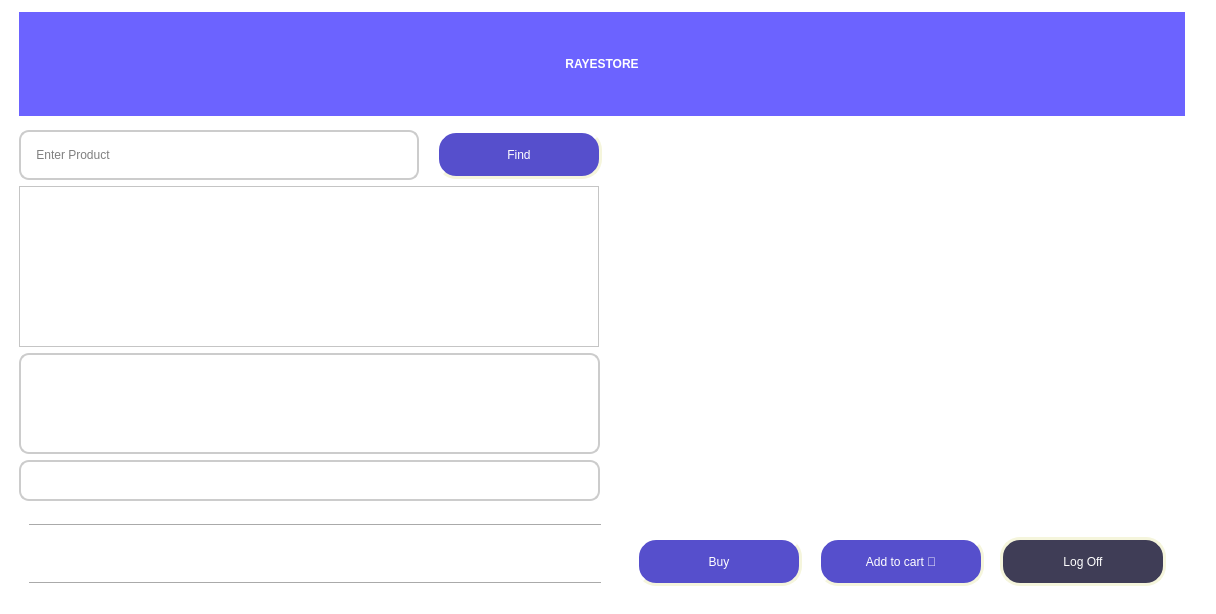
<?xml version="1.0" encoding="UTF-8"?>
<ui version="4.0">
 <class>StoreWindow</class>
 <widget class="QMainWindow" name="StoreWindow">
  <property name="geometry">
   <rect>
    <x>0</x>
    <y>0</y>
    <width>1216</width>
    <height>614</height>
   </rect>
  </property>
  <property name="windowTitle">
   <string>MainWindow</string>
  </property>
  <property name="autoFillBackground">
   <bool>false</bool>
  </property>
  <property name="styleSheet">
   <string notr="true">background-color:white;</string>
  </property>
  <property name="tabShape">
   <enum>QTabWidget::Rounded</enum>
  </property>
  <widget class="QWidget" name="centralwidget">
   <layout class="QGridLayout" name="gridLayout_2">
    <item row="0" column="0">
     <layout class="QHBoxLayout" name="horizontalLayout_6">
      <item>
       <spacer name="horizontalSpacer_2">
        <property name="orientation">
         <enum>Qt::Horizontal</enum>
        </property>
        <property name="sizeHint" stdset="0">
         <size>
          <width>40</width>
          <height>20</height>
         </size>
        </property>
       </spacer>
      </item>
      <item>
       <layout class="QVBoxLayout" name="verticalLayout_6">
        <item>
         <widget class="QLabel" name="sign_in_title">
          <property name="minimumSize">
           <size>
            <width>1166</width>
            <height>104</height>
           </size>
          </property>
          <property name="maximumSize">
           <size>
            <width>1166</width>
            <height>104</height>
           </size>
          </property>
          <property name="styleSheet">
           <string notr="true">QLabel {
	background-color:#6c63ff;
	font: 22pt &quot;Eras Medium ITC&quot;;
	color:white;

	}
</string>
          </property>
          <property name="text">
           <string>&lt;html&gt;&lt;head/&gt;&lt;body&gt;&lt;p align=&quot;center&quot;&gt;&lt;span style=&quot; font-weight:600;&quot;&gt;RAYESTORE&lt;/span&gt;&lt;/p&gt;&lt;/body&gt;&lt;/html&gt;</string>
          </property>
          <property name="margin">
           <number>29</number>
          </property>
         </widget>
        </item>
        <item>
         <layout class="QHBoxLayout" name="horizontalLayout_4">
          <item>
           <layout class="QVBoxLayout" name="verticalLayout_4">
            <item>
             <layout class="QVBoxLayout" name="verticalLayout">
              <item>
               <layout class="QHBoxLayout" name="horizontalLayout">
                <item>
                 <widget class="QLineEdit" name="input_product">
                  <property name="minimumSize">
                   <size>
                    <width>400</width>
                    <height>50</height>
                   </size>
                  </property>
                  <property name="maximumSize">
                   <size>
                    <width>400</width>
                    <height>50</height>
                   </size>
                  </property>
                  <property name="styleSheet">
                   <string notr="true">QLineEdit {
	padding-left:10px;
	background-color:white;
	font: 9pt &quot;Eras Medium ITC&quot;;
	color:2f2e41;
	border-style: solid;
	border-width: 2px;
	border-radius: 10px;
	border-color:#cccccc;

	}

QLineEdit:focus {
	border-color:#2f2e41;
    border-style:solid;
}</string>
                  </property>
                  <property name="text">
                   <string/>
                  </property>
                  <property name="frame">
                   <bool>true</bool>
                  </property>
                  <property name="cursorPosition">
                   <number>0</number>
                  </property>
                  <property name="placeholderText">
                   <string> Enter Product</string>
                  </property>
                  <property name="cursorMoveStyle">
                   <enum>Qt::LogicalMoveStyle</enum>
                  </property>
                 </widget>
                </item>
                <item>
                 <spacer name="horizontalSpacer_3">
                  <property name="orientation">
                   <enum>Qt::Horizontal</enum>
                  </property>
                  <property name="sizeHint" stdset="0">
                   <size>
                    <width>40</width>
                    <height>20</height>
                   </size>
                  </property>
                 </spacer>
                </item>
                <item>
                 <widget class="QPushButton" name="find">
                  <property name="sizePolicy">
                   <sizepolicy hsizetype="Minimum" vsizetype="Minimum">
                    <horstretch>0</horstretch>
                    <verstretch>0</verstretch>
                   </sizepolicy>
                  </property>
                  <property name="minimumSize">
                   <size>
                    <width>166</width>
                    <height>49</height>
                   </size>
                  </property>
                  <property name="maximumSize">
                   <size>
                    <width>166</width>
                    <height>49</height>
                   </size>
                  </property>
                  <property name="styleSheet">
                   <string notr="true">QPushButton {
	background-color:#564fcc;
	font: 10pt &quot;Eras Medium ITC&quot;;
	color:white;
	border-style: outset;
	border-width: 3px;
	border-radius: 20px;
	border-color: beige;

	}

QPushButton:hover {
	background-color:#f2f2f2;
	color:#6c63ff;
	border-color:#6c63ff;
    border-style:outset;
	font-weight:bold;
}</string>
                  </property>
                  <property name="text">
                   <string>Find</string>
                  </property>
                  <property name="autoDefault">
                   <bool>false</bool>
                  </property>
                  <property name="default">
                   <bool>false</bool>
                  </property>
                  <property name="flat">
                   <bool>false</bool>
                  </property>
                 </widget>
                </item>
               </layout>
              </item>
              <item>
               <widget class="QListWidget" name="product_list_widget">
                <property name="minimumSize">
                 <size>
                  <width>580</width>
                  <height>161</height>
                 </size>
                </property>
                <property name="maximumSize">
                 <size>
                  <width>580</width>
                  <height>161</height>
                 </size>
                </property>
                <property name="styleSheet">
                 <string notr="true">#listWidget {
	padding-left:10px;
	background-color:white;
	font: 9pt &quot;Eras Medium ITC&quot;;
	color:2f2e41;
	border-style: solid;
	border-width: 2px;
	border-radius: 10px;
	border-color:#cccccc;

	}</string>
                </property>
               </widget>
              </item>
              <item>
               <widget class="QTextBrowser" name="descreption_output">
                <property name="minimumSize">
                 <size>
                  <width>581</width>
                  <height>101</height>
                 </size>
                </property>
                <property name="maximumSize">
                 <size>
                  <width>581</width>
                  <height>101</height>
                 </size>
                </property>
                <property name="styleSheet">
                 <string notr="true">
	padding-left:10px;
	background-color:white;
	font: 10pt &quot;Eras Medium ITC&quot;;
	color:2f2e41;
	border-style: solid;
	border-width: 2px;
	border-radius: 10px;
	border-color:#cccccc;
</string>
                </property>
                <property name="html">
                 <string>&lt;!DOCTYPE HTML PUBLIC &quot;-//W3C//DTD HTML 4.0//EN&quot; &quot;http://www.w3.org/TR/REC-html40/strict.dtd&quot;&gt;
&lt;html&gt;&lt;head&gt;&lt;meta name=&quot;qrichtext&quot; content=&quot;1&quot; /&gt;&lt;style type=&quot;text/css&quot;&gt;
p, li { white-space: pre-wrap; }
&lt;/style&gt;&lt;/head&gt;&lt;body style=&quot; font-family:'Eras Medium ITC'; font-size:10pt; font-weight:400; font-style:normal;&quot;&gt;
&lt;p style=&quot;-qt-paragraph-type:empty; margin-top:0px; margin-bottom:0px; margin-left:0px; margin-right:0px; -qt-block-indent:0; text-indent:0px;&quot;&gt;&lt;br /&gt;&lt;/p&gt;&lt;/body&gt;&lt;/html&gt;</string>
                </property>
               </widget>
              </item>
              <item>
               <widget class="QTextBrowser" name="price_output">
                <property name="sizePolicy">
                 <sizepolicy hsizetype="Expanding" vsizetype="Expanding">
                  <horstretch>0</horstretch>
                  <verstretch>0</verstretch>
                 </sizepolicy>
                </property>
                <property name="minimumSize">
                 <size>
                  <width>581</width>
                  <height>41</height>
                 </size>
                </property>
                <property name="maximumSize">
                 <size>
                  <width>581</width>
                  <height>41</height>
                 </size>
                </property>
                <property name="autoFillBackground">
                 <bool>false</bool>
                </property>
                <property name="styleSheet">
                 <string notr="true">
	padding-left:10px;
	background-color:white;
	font: 14pt &quot;Eras Medium ITC&quot;;
	color:2f2e41;
	border-style: solid;
	border-width: 2px;
	border-radius: 10px;
	border-color:#cccccc;
</string>
                </property>
                <property name="frameShape">
                 <enum>QFrame::NoFrame</enum>
                </property>
                <property name="lineWidth">
                 <number>1</number>
                </property>
                <property name="verticalScrollBarPolicy">
                 <enum>Qt::ScrollBarAlwaysOff</enum>
                </property>
                <property name="horizontalScrollBarPolicy">
                 <enum>Qt::ScrollBarAlwaysOff</enum>
                </property>
                <property name="autoFormatting">
                 <set>QTextEdit::AutoNone</set>
                </property>
                <property name="undoRedoEnabled">
                 <bool>false</bool>
                </property>
                <property name="lineWrapMode">
                 <enum>QTextEdit::NoWrap</enum>
                </property>
                <property name="lineWrapColumnOrWidth">
                 <number>0</number>
                </property>
                <property name="html">
                 <string>&lt;!DOCTYPE HTML PUBLIC &quot;-//W3C//DTD HTML 4.0//EN&quot; &quot;http://www.w3.org/TR/REC-html40/strict.dtd&quot;&gt;
&lt;html&gt;&lt;head&gt;&lt;meta name=&quot;qrichtext&quot; content=&quot;1&quot; /&gt;&lt;style type=&quot;text/css&quot;&gt;
p, li { white-space: pre-wrap; }
&lt;/style&gt;&lt;/head&gt;&lt;body style=&quot; font-family:'Eras Medium ITC'; font-size:14pt; font-weight:400; font-style:normal;&quot;&gt;
&lt;p align=&quot;center&quot; style=&quot;-qt-paragraph-type:empty; margin-top:12px; margin-bottom:12px; margin-left:0px; margin-right:0px; -qt-block-indent:0; text-indent:0px;&quot;&gt;&lt;br /&gt;&lt;/p&gt;&lt;/body&gt;&lt;/html&gt;</string>
                </property>
                <property name="cursorWidth">
                 <number>1</number>
                </property>
               </widget>
              </item>
             </layout>
            </item>
            <item>
             <layout class="QHBoxLayout" name="horizontalLayout_3">
              <item>
               <widget class="QWidget" name="verticalWidget_2" native="true">
                <property name="minimumSize">
                 <size>
                  <width>581</width>
                  <height>79</height>
                 </size>
                </property>
                <property name="maximumSize">
                 <size>
                  <width>581</width>
                  <height>79</height>
                 </size>
                </property>
                <layout class="QVBoxLayout" name="verticalLayout_3">
                 <item>
                  <widget class="Line" name="line">
                   <property name="minimumSize">
                    <size>
                     <width>579</width>
                     <height>3</height>
                    </size>
                   </property>
                   <property name="maximumSize">
                    <size>
                     <width>579</width>
                     <height>3</height>
                    </size>
                   </property>
                   <property name="orientation">
                    <enum>Qt::Horizontal</enum>
                   </property>
                  </widget>
                 </item>
                 <item>
                  <widget class="QLabel" name="output_message">
                   <property name="minimumSize">
                    <size>
                     <width>581</width>
                     <height>51</height>
                    </size>
                   </property>
                   <property name="maximumSize">
                    <size>
                     <width>581</width>
                     <height>51</height>
                    </size>
                   </property>
                   <property name="styleSheet">
                    <string notr="true">
	font: 10pt &quot;Eras Medium ITC&quot;;</string>
                   </property>
                   <property name="text">
                    <string>&lt;html&gt;&lt;head/&gt;&lt;body&gt;&lt;p align=&quot;center&quot;&gt;&lt;br/&gt;&lt;/p&gt;&lt;/body&gt;&lt;/html&gt;</string>
                   </property>
                   <property name="textFormat">
                    <enum>Qt::RichText</enum>
                   </property>
                   <property name="alignment">
                    <set>Qt::AlignCenter</set>
                   </property>
                   <property name="wordWrap">
                    <bool>false</bool>
                   </property>
                  </widget>
                 </item>
                 <item>
                  <widget class="Line" name="line_2">
                   <property name="minimumSize">
                    <size>
                     <width>579</width>
                     <height>3</height>
                    </size>
                   </property>
                   <property name="maximumSize">
                    <size>
                     <width>579</width>
                     <height>3</height>
                    </size>
                   </property>
                   <property name="orientation">
                    <enum>Qt::Horizontal</enum>
                   </property>
                  </widget>
                 </item>
                </layout>
               </widget>
              </item>
             </layout>
            </item>
           </layout>
          </item>
          <item>
           <widget class="QWidget" name="verticalWidget_3" native="true">
            <layout class="QVBoxLayout" name="verticalLayout_5">
             <item>
              <widget class="QLabel" name="label">
               <property name="minimumSize">
                <size>
                 <width>571</width>
                 <height>391</height>
                </size>
               </property>
               <property name="maximumSize">
                <size>
                 <width>571</width>
                 <height>391</height>
                </size>
               </property>
               <property name="text">
                <string/>
               </property>
               <property name="pixmap">
                <pixmap resource="qrc_main.qrc">:/store/undraw_Shopping_re_hdd9.png</pixmap>
               </property>
               <property name="scaledContents">
                <bool>true</bool>
               </property>
              </widget>
             </item>
             <item>
              <widget class="QWidget" name="horizontalWidget_2" native="true">
               <property name="minimumSize">
                <size>
                 <width>571</width>
                 <height>65</height>
                </size>
               </property>
               <property name="maximumSize">
                <size>
                 <width>571</width>
                 <height>65</height>
                </size>
               </property>
               <layout class="QHBoxLayout" name="horizontalLayout_2">
                <item>
                 <widget class="QPushButton" name="buy">
                  <property name="sizePolicy">
                   <sizepolicy hsizetype="Preferred" vsizetype="Preferred">
                    <horstretch>0</horstretch>
                    <verstretch>0</verstretch>
                   </sizepolicy>
                  </property>
                  <property name="minimumSize">
                   <size>
                    <width>166</width>
                    <height>49</height>
                   </size>
                  </property>
                  <property name="maximumSize">
                   <size>
                    <width>166</width>
                    <height>49</height>
                   </size>
                  </property>
                  <property name="toolTip">
                   <string/>
                  </property>
                  <property name="autoFillBackground">
                   <bool>false</bool>
                  </property>
                  <property name="styleSheet">
                   <string notr="true">QPushButton {
	background-color:#564fcc;
	font: 10pt &quot;Eras Medium ITC&quot;;
	color:white;
	border-style: outset;
	border-width: 3px;
	border-radius: 20px;
	border-color: beige;

	}

QPushButton:hover {
	background-color:#f2f2f2;
	color:#6c63ff;
	border-color:#6c63ff;
    border-style:outset;
	font-weight:bold;
}</string>
                  </property>
                  <property name="text">
                   <string>Buy</string>
                  </property>
                  <property name="checkable">
                   <bool>false</bool>
                  </property>
                  <property name="autoDefault">
                   <bool>false</bool>
                  </property>
                  <property name="default">
                   <bool>false</bool>
                  </property>
                  <property name="flat">
                   <bool>false</bool>
                  </property>
                 </widget>
                </item>
                <item>
                 <widget class="QPushButton" name="add_to_cart">
                  <property name="sizePolicy">
                   <sizepolicy hsizetype="Preferred" vsizetype="Preferred">
                    <horstretch>0</horstretch>
                    <verstretch>0</verstretch>
                   </sizepolicy>
                  </property>
                  <property name="minimumSize">
                   <size>
                    <width>166</width>
                    <height>49</height>
                   </size>
                  </property>
                  <property name="maximumSize">
                   <size>
                    <width>166</width>
                    <height>49</height>
                   </size>
                  </property>
                  <property name="autoFillBackground">
                   <bool>false</bool>
                  </property>
                  <property name="styleSheet">
                   <string notr="true">QPushButton {
	background-color:#564fcc;
	font: 10pt &quot;Eras Medium ITC&quot;;
	color:white;
	border-style: outset;
	border-width: 3px;
	border-radius: 20px;
	border-color: beige;

	}

QPushButton:hover {
	background-color:#f2f2f2;
	color:#6c63ff;
	border-color:#6c63ff;
    border-style:outset;
	font-weight:bold;
}</string>
                  </property>
                  <property name="text">
                   <string>Add to cart 🛒</string>
                  </property>
                  <property name="checkable">
                   <bool>false</bool>
                  </property>
                  <property name="autoDefault">
                   <bool>false</bool>
                  </property>
                  <property name="default">
                   <bool>false</bool>
                  </property>
                  <property name="flat">
                   <bool>false</bool>
                  </property>
                 </widget>
                </item>
                <item>
                 <widget class="QPushButton" name="back_home">
                  <property name="sizePolicy">
                   <sizepolicy hsizetype="Minimum" vsizetype="Minimum">
                    <horstretch>0</horstretch>
                    <verstretch>0</verstretch>
                   </sizepolicy>
                  </property>
                  <property name="minimumSize">
                   <size>
                    <width>166</width>
                    <height>49</height>
                   </size>
                  </property>
                  <property name="maximumSize">
                   <size>
                    <width>166</width>
                    <height>49</height>
                   </size>
                  </property>
                  <property name="styleSheet">
                   <string notr="true">QPushButton {
	background-color:#3f3d56;
	font: 10pt &quot;Eras Medium ITC&quot;;
	color:white;
	border-style:solid;
	border-width: 3px;
	border-radius: 20px;
	border-color: beige;

	}

QPushButton:hover {
	background-color:#f2f2f2;
	color:#3f3d56;
	border-color:#3f3d56;
    border-style: outset;
	font-weight:bold;
}</string>
                  </property>
                  <property name="text">
                   <string>Log Off</string>
                  </property>
                  <property name="autoDefault">
                   <bool>false</bool>
                  </property>
                  <property name="default">
                   <bool>false</bool>
                  </property>
                  <property name="flat">
                   <bool>false</bool>
                  </property>
                 </widget>
                </item>
               </layout>
              </widget>
             </item>
            </layout>
           </widget>
          </item>
         </layout>
        </item>
       </layout>
      </item>
      <item>
       <spacer name="horizontalSpacer">
        <property name="orientation">
         <enum>Qt::Horizontal</enum>
        </property>
        <property name="sizeHint" stdset="0">
         <size>
          <width>40</width>
          <height>20</height>
         </size>
        </property>
       </spacer>
      </item>
     </layout>
    </item>
   </layout>
  </widget>
 </widget>
 <resources>
  <include location="qrc_main.qrc"/>
 </resources>
 <connections/>
</ui>
